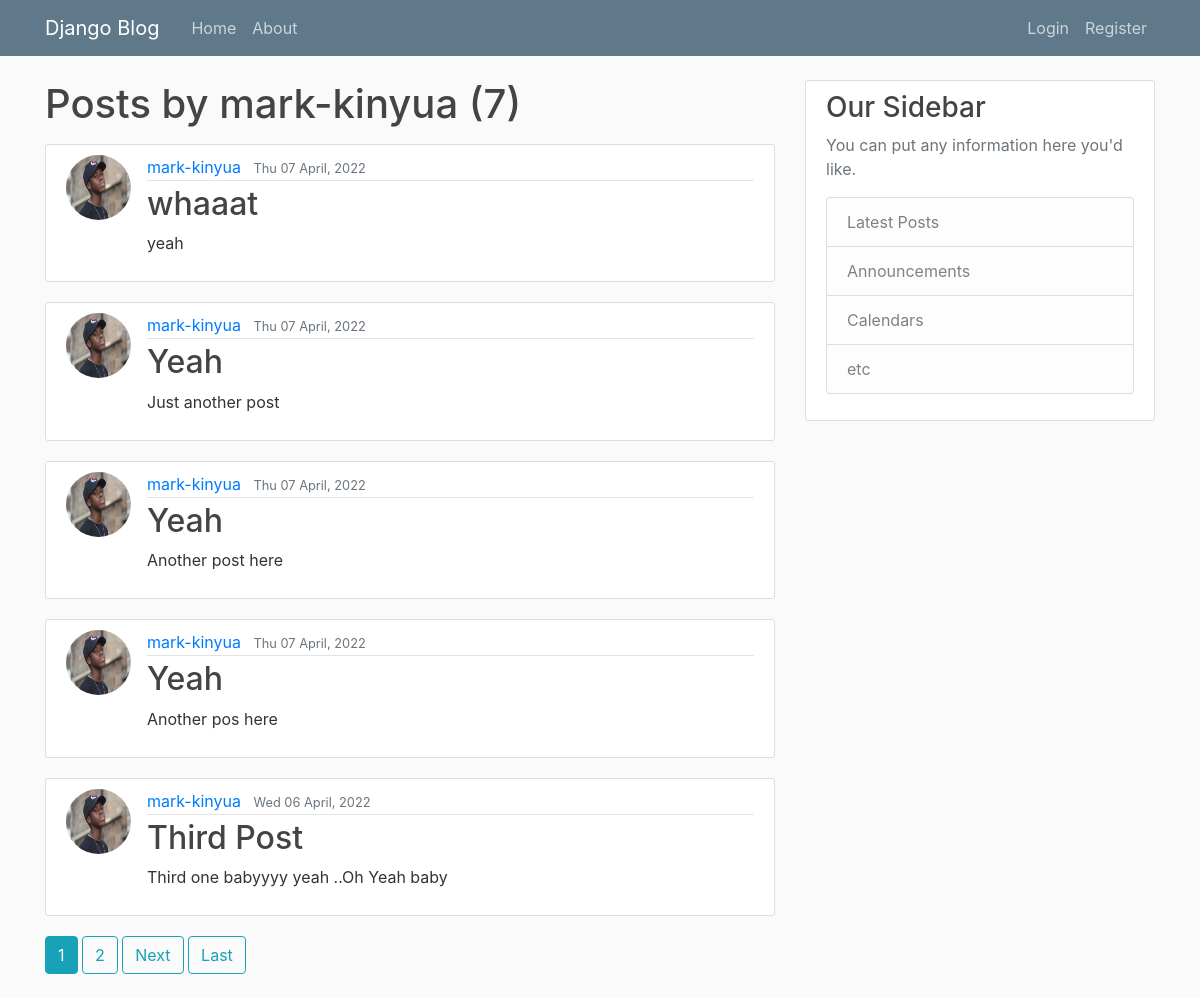
Screenshot of /user/mark-kinyua with the database file from the repository.
### blog/models.py (models this page shows, shortened)
class Post(models.Model):
    title = models.CharField(max_length=200)
    content = models.TextField()
    date_posted = models.DateTimeField(default=timezone.now)
    author = models.ForeignKey(User, on_delete=models.CASCADE)

### users/models.py (models this page shows, shortened)
class Profile(models.Model):
    user = models.OneToOneField(User, on_delete=models.CASCADE)
    first_name = models.CharField(max_length=100)
    last_name = models.CharField(max_length=100)
    image = models.ImageField(default='default.jpg', upload_to='profile_pics')

### blog/views.py (the view)
# urls.py: path('user/<str:username>', UserPostListView.as_view(), name='user-posts'),
class UserPostListView(ListView):
    model = Post
    template_name = 'blog/user_posts.html'
    context_object_name = 'posts'
    paginate_by = 5
    def get_queryset(self):
        user = get_object_or_404(User, username=self.kwargs.get('username'))
        return Post.objects.filter(author=user).order_by('-date_posted')

### blog/templates/blog/user_posts.html (shortened to what this page needs)
{% extends "blog/base.html" %}
{% block content %}
<h1 class="mb-3">Posts by {{ view.kwargs.username }} ({{ page_obj.paginator.count }}) </h1>
{% for post in posts %}
<article class="media content-section">
    <img class="rounded-circle article-img" src="{{ post.author.profile.image.url }}">
  <div class="media-body">
    <div class="article-metadata">
      <a class="mr-2" href="{% url 'user-posts' post.author.username %}">{{ post.author }}</a>
      <small class="text-muted">{{ post.date_posted|date:"D d F, Y" }}</small>
  </div>
  <h2><a class="article-title" href="{% url 'post-detail' post.id %}">{{ post.title }}</a></h2>
  <p class="article-content">{{ post.content }}</p>
</div>
</article>
{% endfor %}
{% if is_paginated %}
  {% for num in page_obj.paginator.page_range %}
    {% if page_obj.number == num %}
      <a class="btn btn-info mb-4" href="?page={{ num }}">{{ num }}</a>
    {% elif num > page_obj.number|add:'-3' and num < page_obj.number|add:'3' %}
      <a class="btn btn-outline-info mb-4" href="?page={{ num }}">{{ num }}</a>
    {% endif %}
  {% endfor %}
  {% if page_obj.has_next %}
    <a class="btn btn-outline-info mb-4" href="?page={{ page_obj.next_page_number }}">Next</a>
    <a class="btn btn-outline-info mb-4" href="?page={{ page_obj.paginator.num_pages }}">Last</a>
  {% endif %}
{% endif %}
{% endblock content %}

### blog/templates/blog/base.html (shortened to what this page needs)
{% load static %}
<!DOCTYPE html>
<html lang="en">
<head>
    <link rel="stylesheet" href="https://cdn.jsdelivr.net/npm/bootstrap@4.0.0/dist/css/bootstrap.min.css">
    <link rel="stylesheet" type="text/css" href="{% static 'blog/main.css' %}">
</head>
<body>
    <header class="site-header">
        <nav class="navbar navbar-expand-md navbar-dark bg-steel fixed-top">
         <div class="container">
             <a class="navbar-brand mr-4" href="{% url 'blog-home' %}">Django Blog</a>
             <div class="collapse navbar-collapse" id="navbarToggle">
                <div class="navbar-nav mr-auto">
                    <a class="nav-item nav-link" href="{% url 'blog-home' %}">Home</a>
                    <a class="nav-item nav-link" href="{% url 'blog-about' %}">About</a>
                </div>
                <div class="navbar-nav">
                    {% if user.is_authenticated %}
                        <a class="nav-item nav-link" href="{% url 'post-create' %}">New Post</a>
                        <a class="nav-item nav-link" href="{% url 'profile' %}">Profile</a>
                        <a class="nav-item nav-link" href="{% url 'logout' %}">Logout</a>
                    {% else %}
                        <a class="nav-item nav-link" href="{% url 'login' %}">Login</a>
                        <a class="nav-item nav-link" href="{% url 'register' %}">Register</a>
                    {% endif %}
                </div>
            </div>
        </nav>
    </header>
    <main role="main" class="container">
      <div class="row">
        <div class="col-md-8">
        {% block content %} {% endblock %}
    </div>
    <div class="col-md-4">
      <div class="content-section">
        <h3>Our Sidebar</h3>
        <p class='text-muted'>You can put any information here you'd like.
          <ul class="list-group">
            <li class="list-group-item list-group-item-light">Latest Posts</li>
            <li class="list-group-item list-group-item-light">Announcements</li>
            <li class="list-group-item list-group-item-light">Calendars</li>
            <li class="list-group-item list-group-item-light">etc</li>
        </ul>
    </p>
</div>
</div>
</div>
</main>
</body>
</html>

### blog/static/blog/main.css (style rules this page uses)
body { background: #fafafa; color: #333333; margin-top: 5rem; }
h1, h2, h3, h4, h5, h6 { color: #444444; }
ul { margin: 0; }
.bg-steel { background-color: #5f788a; }
.site-header .navbar-nav .nav-link { color: #cbd5db; }
.content-section { background: #ffffff; padding: 10px 20px; border: 1px solid #dddddd; border-radius: 3px; margin-bottom: 20px; }
.article-title { color: #444444; }
.article-content { white-space: pre-line; }
.article-img { height: 65px; width: 65px; margin-right: 16px; }
.article-metadata { padding-bottom: 1px; margin-bottom: 4px; border-bottom: 1px solid #e3e3e3 }

### rows the page displays
Post: author.profile.image (picture), author "mark-kinyua", date_posted "Thu 07 April, 2022", title "whaaat", content "yeah"
Post: author.profile.image (picture), author "mark-kinyua", date_posted "Thu 07 April, 2022", title "Yeah", content "Just another post"
Post: author.profile.image (picture), author "mark-kinyua", date_posted "Thu 07 April, 2022", title "Yeah", content "Another post here"
Post: author.profile.image (picture), author "mark-kinyua", date_posted "Thu 07 April, 2022", title "Yeah", content "Another pos here"
Post: author.profile.image (picture), author "mark-kinyua", date_posted "Wed 06 April, 2022", title "Third Post", content "Third one babyyyy yeah ..Oh Yeah baby"

### other values shown
{{ view.kwargs.username }} "mark-kinyua"
{{ page_obj.paginator.count }} "7"
{{ num }} "1"
{{ num }} "2"
